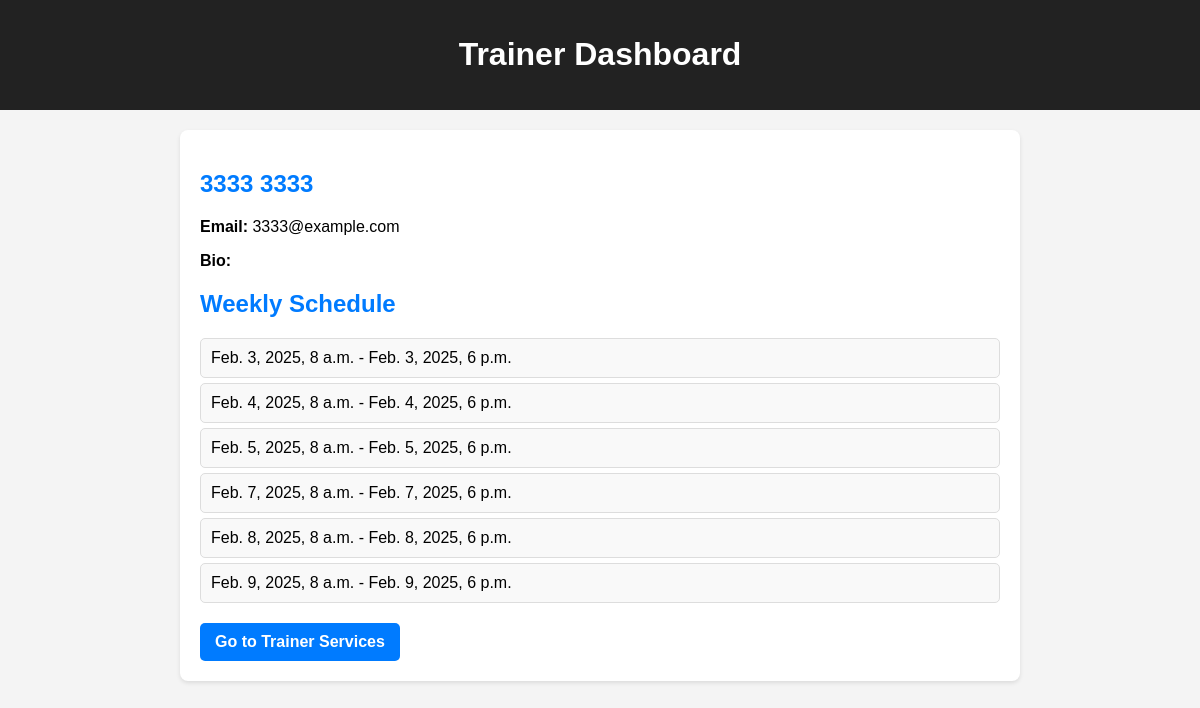
The app's page /trainer/ (signed in) with its own data.
### trainer/models.py (models this page shows, shortened)
class TraineSchedule(models.Model):
    datatime_start = models.DateTimeField()
    datatime_end = models.DateTimeField()
    trainer = models.ForeignKey(User, on_delete=models.CASCADE)

### trainer/views.py (the view, shortened to what this page needs)
# urls.py: path('', views.trainer_page, name='trainer_page'),
def trainer_page(request):
    if request.method == "GET":
        if Group.objects.filter(name="Trainer", user=request.user).exists():
            trainer_model = User.objects.get(pk=request.user.pk)
            trainer_data = TraineDescription.objects.filter(trainer=trainer_model).first()
            trainer_schedule = TraineSchedule.objects.filter(trainer=trainer_model)
            context = {
                "trainer_data": trainer_data,
                "trainer_schedule": trainer_schedule,
                "trainer_model": trainer_model
            }
            return render(request, "trainer.html", context)

### templates/trainer.html (shortened to what this page needs)
<!DOCTYPE html>
<html lang="en">
<head>
</head>
<body>
    <header>
        <h1>Trainer Dashboard</h1>
    </header>
    <main>
        <div class="info">
            <h2>{{ trainer_model.first_name }} {{ trainer_model.last_name }}</h2>
            <p><strong>Email:</strong> {{ trainer_model.email }}</p>
            <p><strong>Bio:</strong> {{ trainer_data.bio }}</p>
        </div>
        <div class="schedule">
            <h2>Weekly Schedule</h2>
            <ul>
                {% for schedule in trainer_schedule %}
                <li>{{ schedule.datatime_start }} - {{ schedule.datatime_end }}</li>
                {% empty %}
                <p>No schedule available.</p>
                {% endfor %}
            </ul>
        </div>
        <a href="{% url 'trainer_service' %}" class="redirect-button">Go to Trainer Services</a>
    </main>
</body>
</html>

### templates/trainer.html (style rules this page uses)
body { font-family: Arial, sans-serif; margin: 0; padding: 0; background-color: #f4f4f4; }
header { background: #222; color: #fff; padding: 15px; text-align: center; }
main { max-width: 800px; margin: 20px auto; background: #fff; padding: 20px; border-radius: 8px; box-shadow: 0 2px 4px rgba(0, 0, 0, 0.1); }
h2 { color: #007BFF; }
.info, .schedule { margin-bottom: 20px; }
.schedule ul { list-style: none; padding: 0; }
.schedule li { background: #f9f9f9; padding: 10px; margin-bottom: 5px; border-radius: 5px; border: 1px solid #ddd; }
.redirect-button { display: inline-block; padding: 10px 15px; background: #007BFF; color: #fff; text-decoration: none; border-radius: 5px; font-weight: bold; text-align: center; }

### records on screen
TraineSchedule: datatime_start "Feb. 3, 2025, 8 a.m.", datatime_end "Feb. 3, 2025, 6 p.m."
TraineSchedule: datatime_start "Feb. 4, 2025, 8 a.m.", datatime_end "Feb. 4, 2025, 6 p.m."
TraineSchedule: datatime_start "Feb. 5, 2025, 8 a.m.", datatime_end "Feb. 5, 2025, 6 p.m."
TraineSchedule: datatime_start "Feb. 7, 2025, 8 a.m.", datatime_end "Feb. 7, 2025, 6 p.m."
TraineSchedule: datatime_start "Feb. 8, 2025, 8 a.m.", datatime_end "Feb. 8, 2025, 6 p.m."
TraineSchedule: datatime_start "Feb. 9, 2025, 8 a.m.", datatime_end "Feb. 9, 2025, 6 p.m."

### other values on screen
{{ trainer_model.first_name }} "3333"
{{ trainer_model.last_name }} "3333"
{{ trainer_model.email }} "3333@example.com"
